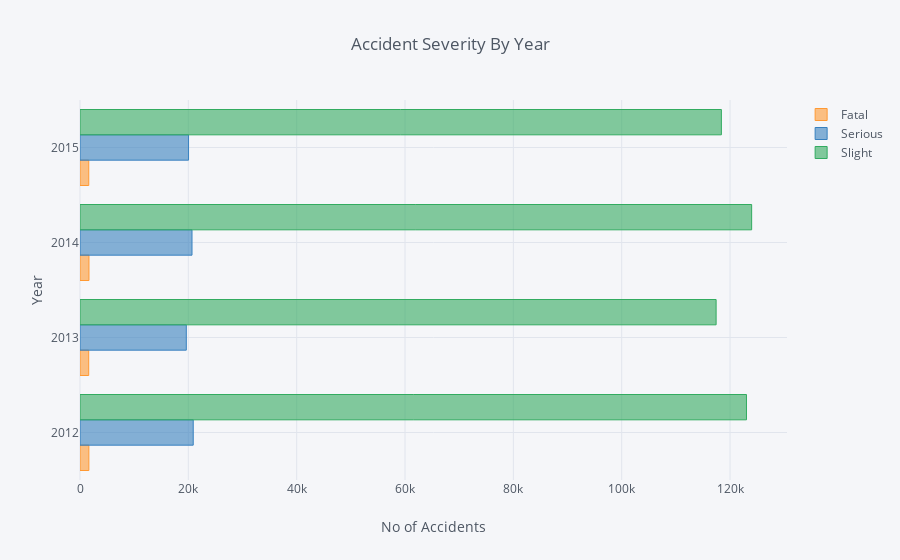

The cell this chart's notebook holds for it:
### Code cell
seasongrpyear.iplot(kind='barh', xTitle='No of Accidents', yTitle='Year',title='Accident Severity By Year')

### Figure 1 — Plotly figure (JSON) as saved in the notebook; plotly's stock layout.template omitted (floating-point values rounded to 4 significant figures)
{"data": [{"marker": {"color": "rgba(255, 153, 51, 0.6)", "line": {"color": "rgba(255, 153, 51, 1.0)", "width": 1}}, "name": "Fatal", "orientation": "h", "text": "", "type": "bar", "uid": "3fd23d82-82e8-11e9-9e8e-f45c8991f033", "x": [1637, 1608, 1658, 1616], "y": [2012, 2013, 2014, 2015]}, {"marker": {"color": "rgba(55, 128, 191, 0.6)", "line": {"color": "rgba(55, 128, 191, 1.0)", "width": 1}}, "name": "Serious", "orientation": "h", "text": "", "type": "bar", "uid": "3fd23f3a-82e8-11e9-a91b-f45c8991f033", "x": [20901, 19624, 20676, 20038], "y": [2012, 2013, 2014, 2015]}, {"marker": {"color": "rgba(50, 171, 96, 0.6)", "line": {"color": "rgba(50, 171, 96, 1.0)", "width": 1}}, "name": "Slight", "orientation": "h", "text": "", "type": "bar", "uid": "3fd23ff8-82e8-11e9-b4f6-f45c8991f033", "x": [123033, 117428, 123988, 118402], "y": [2012, 2013, 2014, 2015]}], "layout": {"autosize": true, "legend": {"bgcolor": "#F5F6F9", "font": {"color": "#4D5663"}}, "paper_bgcolor": "#F5F6F9", "plot_bgcolor": "#F5F6F9", "title": "Accident Severity By Year", "titlefont": {"color": "#4D5663"}, "xaxis": {"autorange": true, "gridcolor": "#E1E5ED", "range": [0, 130500.0], "showgrid": true, "tickfont": {"color": "#4D5663"}, "title": "No of Accidents", "titlefont": {"color": "#4D5663"}, "type": "linear", "zerolinecolor": "#E1E5ED"}, "yaxis": {"autorange": true, "gridcolor": "#E1E5ED", "range": [2012.0, 2016.0], "showgrid": true, "tickfont": {"color": "#4D5663"}, "title": "Year", "titlefont": {"color": "#4D5663"}, "type": "linear", "zerolinecolor": "#E1E5ED"}}}
